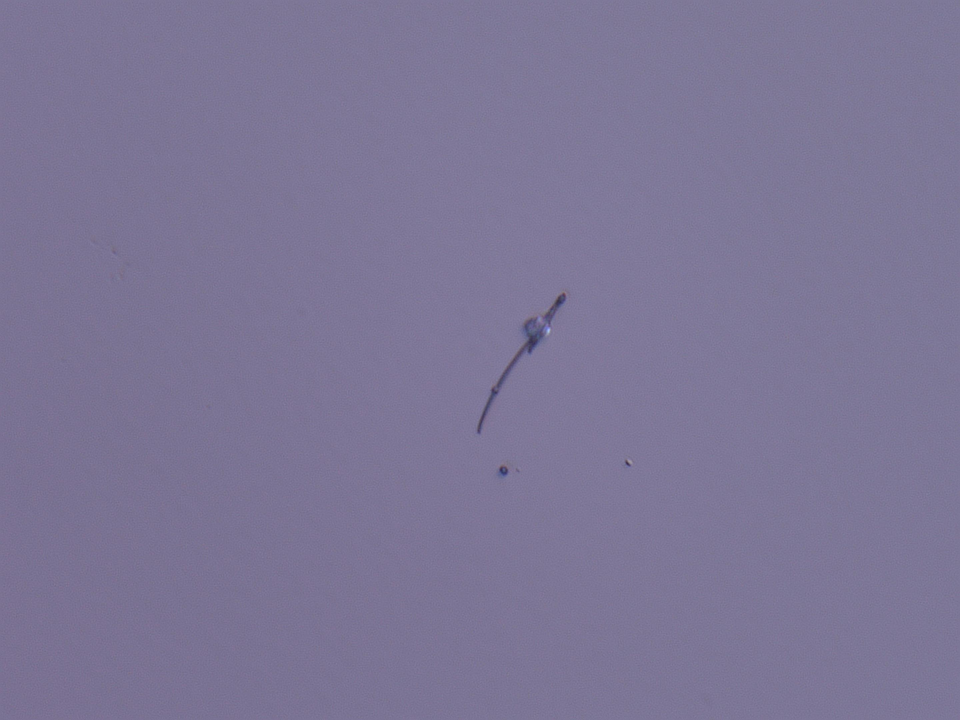
#> input picture 2500X Batch 1&2/Alph-syn+NP - Month 2 Partial Coxial-2500x-paper.jpg, 2880 x 2160 px (shown at 1/3 size); its folder holds only this picture in this run
$ python neat_scatterall.py
#> lines starting #> are read from the running program, lines starting #| are printed output that depends on the picture
import re
import os
import csv
import glob
import pandas as pd
import cv2 as cv
import pytesseract
import numpy as np
import matplotlib.pyplot as plt
from skimage.filters.rank import entropy
from skimage.morphology import disk
from skimage.util import img_as_ubyte
from skimage.filters import threshold_minimum, threshold_yen
from scipy.ndimage import binary_fill_holes
from matplotlib.widgets import RectangleSelector
pytesseract.pytesseract.tesseract_cmd = r"C:\Program Files\Tesseract-OCR\tesseract.exe"

# Path for batch images
path = os.path.join("2500X Batch 1&2", "", "*.*")
reprocess = []

# [60 lines left out: function manual_scale_selection, not called in this run]


# Scale calibration data
scale_data = {
    100: {"scale_length_um": 1000, "ratio_um_per_pixel": 1000 / 968},
    500: {"scale_length_um": 500, "ratio_um_per_pixel": 500 / 244},
    700: {"scale_length_um": 50, "ratio_um_per_pixel": 50 / 341},
    1000: {"scale_length_um": 10, "ratio_um_per_pixel": 10 / 98},
    2500: {"scale_length_um": 10, "ratio_um_per_pixel": 10 / 242}
}

# Initialize list to store all data for Excel output
all_data = []
all_lengths = []
all_areas = []

# Loop through all images
for file in glob.glob(path):
    print(f"Processing file: {file}")
    img = cv.imread(file)
#> img is the input picture: shape (2160, 2880, 3); mean B, G, R 150.3, 118, 124.8
    if img is None:
        print(f"Warning: Could not read image {file}. Skipping.")
        reprocess.append(file)
        continue

    # Detect magnification from filename
    match = re.search(r"\b(\d{2,4})x\b", os.path.basename(file), re.IGNORECASE)
    if match:
        magnification = int(match.group(1))
        print(f"Detected magnification: {magnification}x")
    else:
        print(f"Warning: Could not detect magnification from filename {file}. Saving for later.")
        reprocess.append(file)
        continue

    # Determine microns per pixel based on available scale data
    if magnification in scale_data:
        # Use predefined scale data
        micron_per_pixel = scale_data[magnification]['ratio_um_per_pixel']
        print(f"Using predefined scale data for {magnification}x: {micron_per_pixel} microns/pixel")
    else:
        # Use manual scale selection for unknown magnifications
        print(f"No scale data available for {magnification}x magnification. Using manual selection.")
        micron_per_pixel = manual_scale_selection(img, file)
        if micron_per_pixel is None:
            print(f"Skipping file {file} due to manual scale selection failure.")
            reprocess.append(file)
            continue

    print(f'Microns per pixel: {micron_per_pixel:2f}')

    # Add filename row to data
    all_data.append({
        'FIBRIL #': os.path.basename(file),
        'AREA': '',
        'LENGTH': ''
    })

    gray = cv.cvtColor(img, cv.COLOR_BGR2GRAY)
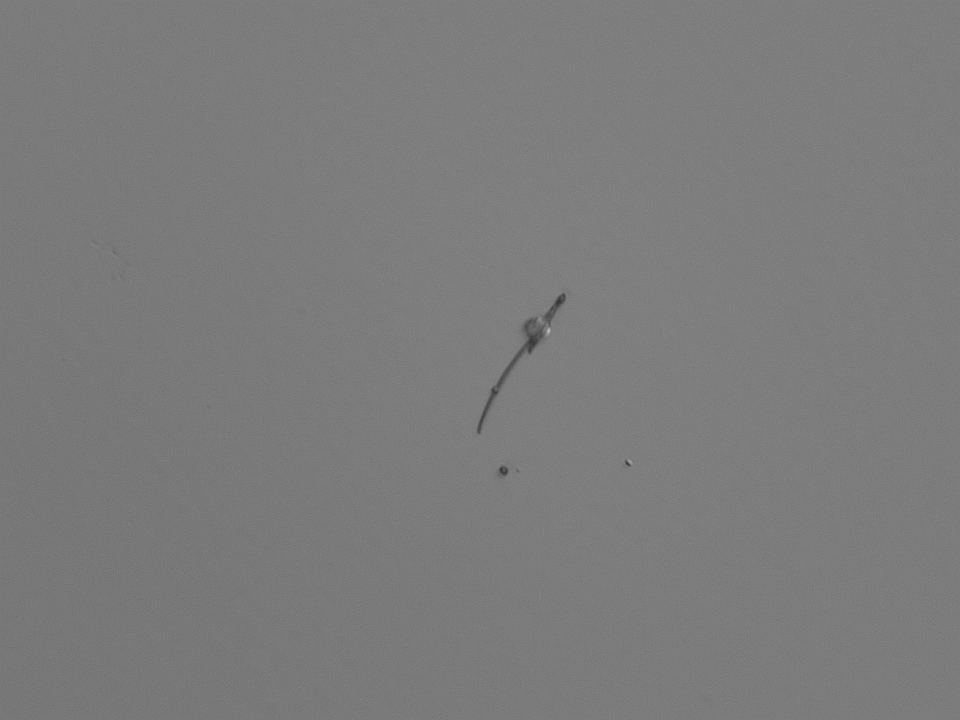
#> gray: shape (2160, 2880) (shown at 1/3 size); min 45, max 193, mean 123.8
    gray = cv.medianBlur(gray, 3)
    # Focus on the bottom half of the image
    img_height, img_width = gray.shape[:2]
#> img_height = 2160; img_width = 2880
    bottom_half = gray[img_height // 2:, :]
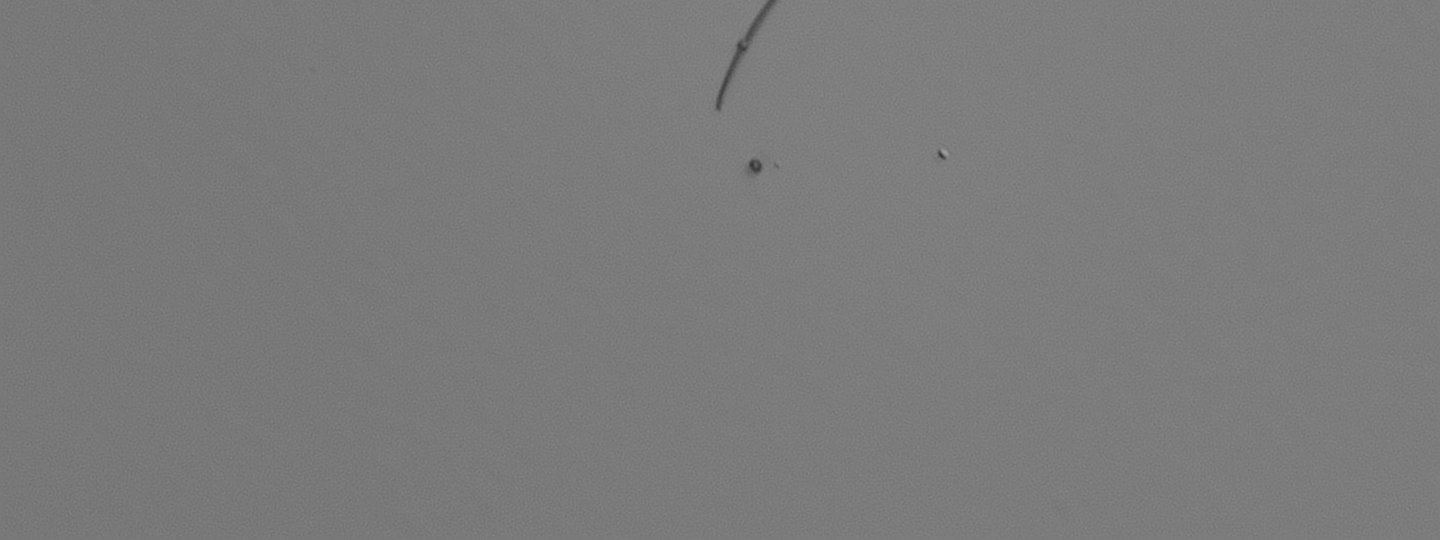
#> bottom_half: shape (1080, 2880) (shown at 1/2 size); min 50, max 158, mean 122.9

    # Run OCR and store text regions (scale bar areas)
#> (the run stopped early here; a loop or call above may not have finished)
